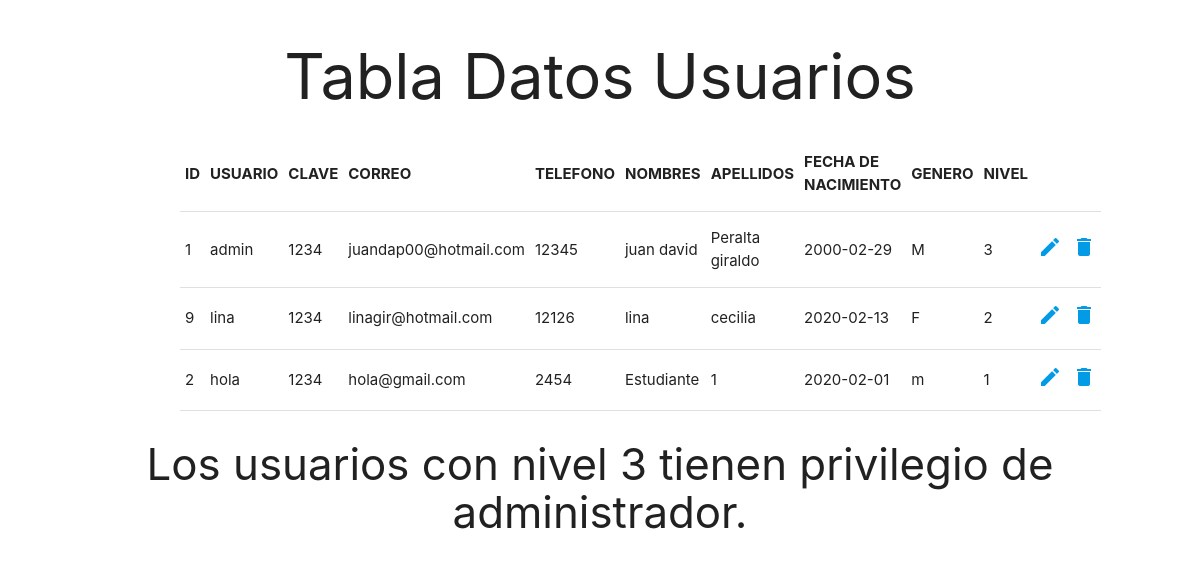
/RegistrosUsuario.php (signed in), run on the app's committed database.
### tables this page shows
CREATE TABLE `usuarios` (
  `id` int(5) NOT NULL,
  `usuario` varchar(10) NOT NULL,
  `clave` int(10) NOT NULL,
  `correo` varchar(30) NOT NULL,
  `telefono` int(30) NOT NULL,
  `nombre` varchar(30) NOT NULL,
  `apellido` varchar(25) NOT NULL,
  `fecha de nacimiento` date NOT NULL,
  `genero` varchar(2) NOT NULL,
  `nivel` int(3) NOT NULL
);

### RegistrosUsuario.php (the view, shortened to what this page needs)
<?php
include("Config.php");
?>
<!doctype html>
<html>
<head>
    <?php
        include ('head.php');
    ?>
</head>
<body>
<div class="conatiner center">
	<h1>Tabla Datos Usuarios</h1>
</div>
<?php
$sql = "SELECT * FROM `usuarios` ";
$result = $conn->query($sql);
?> <div class="container">
<?php
echo "<table>
        <thead>
          <tr>
               <th>ID</th>
              <th>USUARIO</th>
              <th>CLAVE</th>
			  <th>CORREO</th>
			  <th>TELEFONO</th>
			  <th>NOMBRES</th>
			  <th>APELLIDOS</th>
			  <th>FECHA DE NACIMIENTO</th>
			  <th>GENERO</th>
			  <th>NIVEL</th>
          </tr>
        </thead>";
if ($result->num_rows > 0) {
    while($row = $result->fetch_assoc()) {
    echo    " <tbody>
          <tr>
             <td>".$row["id"]."</td>
            <td>".$row["usuario"]."</td>
            <td>".$row["clave"]."</td>
			<td>".$row["correo"]."</td>
			<td>".$row["telefono"]."</td>
            <td>".$row["nombre"]."</td>
			<td>".$row["apellido"]."</td>
			<td>".$row["fecha de nacimiento"]."</td>
			<td>".$row["genero"]."</td>
			<td>".$row["nivel"]."</td>
			<td> <a href='editar.php?var=".$row["id"]."'><i class='material-icons'>create</i></a></td>
			<td> <a href='eliminar.php?var=".$row["id"]."'><i class='material-icons'>delete</i></a></td>
        </tbody>";
	}
}
echo "</table>";
	?> </div>
<div class="conatiner center">
	<h3> Los usuarios con nivel 3 tienen privilegio de administrador.</h3>
	</div>
</body>
</html>

### head.php (shortened to what this page needs)
<link type="text/css" rel="stylesheet" href="css/materialize.min.css"  media="screen,projection"/>
<link rel="stylesheet" type="text/css" href="css/1.css">

### data on the page
usuarios: id "1", usuario "admin", clave "1234", correo "juandap00@hotmail.com", telefono "12345", nombre "juan david", apellido "Peralta giraldo", fecha de nacimiento "2000-02-29", genero "M", nivel "3"
usuarios: id "9", usuario "lina", clave "1234", correo "linagir@hotmail.com", telefono "12126", nombre "lina", apellido "cecilia", fecha de nacimiento "2020-02-13", genero "F", nivel "2"
usuarios: id "2", usuario "hola", clave "1234", correo "hola@gmail.com", telefono "2454", nombre "Estudiante", apellido "1", fecha de nacimiento "2020-02-01", genero "m", nivel "1"
